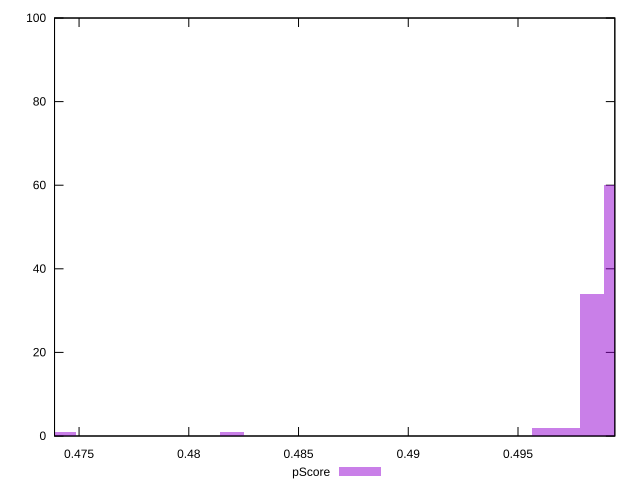

Write the gnuplot code that produced this figure.
reset

$pScore <<EOF
0.47429273599680827 1
0.498390750296877 34
0.49948611458324377 60
0.4962000217241435 2
0.49729538601051027 2
0.4819602860013756 1
EOF

set key outside below
set boxwidth 0.0010953642863667627
set xrange [0.4738823529411765:0.49941176470588233]
set yrange [0:100]
set trange [0:100]
set style fill transparent solid 0.5 noborder
set terminal svg size 640, 490 enhanced background rgb 'white'
set output "report_00019_2021-02-10T18-14-37.922Z//uses-rel-preload/samples/pages+cached+noadtech+nomedia/pScore/histogram.svg"

plot $pScore title "pScore" with boxes

reset
